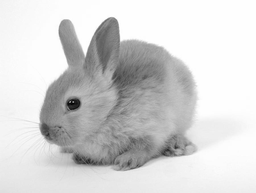
#> input picture PROJECT1/imagen.png, 256 x 193 px, shrunk from 900 x 678 before the run, found by its file name
$ python 'Ejercicio4 copy.py'
#> lines starting #> are read from the running program, lines starting #| are printed output that depends on the picture
from PIL import Image
import sys
import subprocess
#
import os
subprocess.check_call([sys.executable, '-m', 'pip', 'install',
'Pillow'])
#> (this line was passed over: subprocess is not available in this run)
# [11 lines of commented-out code are left out]
def fijador(x):
    if x < 0: return 0
    elif x > 255: return 255
    else: return x
# brightness
def brillo(p,x):
    rojo, verde, azul = p
    rojo_fuera = fijador (int(rojo + x * 128))
    verde_fuera = fijador (int(verde + x * 128))
    azul_fuera = fijador (int(azul + x * 128))
    return (rojo_fuera, verde_fuera, azul_fuera)
# contrast
def contraste(p, x):
    rojo, verde, azul = p
    rojo_fuera = fijador (int(rojo * x))
    verde_fuera = fijador (int(verde * x))
    azul_fuera = fijador (int(azul * x))
    return (rojo_fuera, verde_fuera, azul_fuera)
# brillo_imagen
def brillo_imagen(i, x):
        def b(p): return brillo(p, x)
        return procesado_pixels(b, i)
# contrast_image
def contraste_imagen(i, x):
    def c(p): return contraste(p, x)
    return procesado_pixels(c, i)
# grey
# [45 lines left out: functions gris, proceso_pixels_lugar, difuminado, descolorear, borde, not called in this run]

def procesado_pixels(f, i):
    p = i.load()
    i2 = i.copy()
    p2 = i2.load()
    sx, sy = i.size
    for x in range(sx):
        for y in range(sy):
            p2[x, y] = f(p[x, y])
    return i2


#hflip
# [19 lines left out: functions vueltahorizontal, vueltavertical, not called in this run]

def rotar180(i):
    vueltahorizontal(i)
    vueltavertical(i)
# blur
# [26 lines left out: functions difuminar, difuminar_auto, crear_imagen, not called in this run]

try:
    i = Image.open('..\\imagen.png')
#> i is the input picture: PIL image 256x193 RGB; min 0, max 255, mean 212.3
    p = i.load()
    sx, sy = i.size
#> sx = 256; sy = 193
    for x in range(sx):
        for y in range(sy):
            rojo, verde, azul = p[x, y]
            gr = int((rojo + verde + azul) / 3)
            p[x, y] = (gr, gr, gr)
    #
    menosbrillo = brillo_imagen(i, 0.5)
#> in brillo_imagen, `return procesado_pixels(b, i)`:
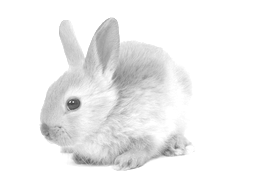
#> returned value: PIL image 256x193 RGB; min 64, max 255, mean 240.7
    masbrillo = brillo_imagen (i, -0.5)
#> call 2 of brillo_imagen, with x = -0.5
#> in brillo_imagen (call 2), `return procesado_pixels(b, i)`:
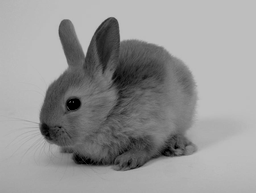
#> returned value: PIL image 256x193 RGB; min 0, max 191, mean 148.4
    menosconstrastes = contraste_imagen (i, 0.25)
#> in contraste_imagen, `return procesado_pixels(c, i)`:
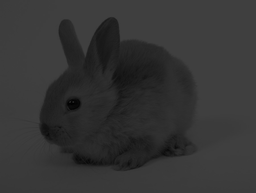
#> returned value: PIL image 256x193 RGB; min 0, max 63, mean 52.7
    masconstrastes = contraste_imagen (i, 1.5)
    #
    brillo.save('menosbrillo.png')
    masbrillo.save('masbrillo.png')
    menosconstrastes.save('menosconstrastes.png')
    masconstrastes.save('masconstrastes.png')
    #
    i = Image.open('imagen.png')
    images = [i]

    for x in range(99):
        i = difuminar(i)
        images.append(i)

    images[0].save('difuminado.gif', save_all=True, append_images=images[1:], duration=100, loop=0)
except:
    print("NO IMAGE FOUND!!")
finally:
    print("GOOD BYE!!")
